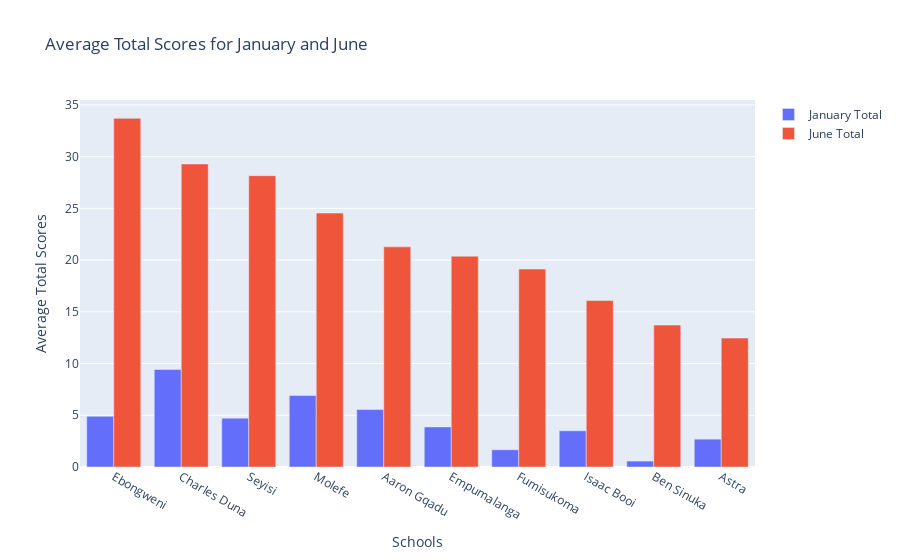

Here is the notebook cell this chart was saved with:
### Markdown cell above
# Grade R Results

### Code cell
import plotly.graph_objects as go

# Create a new DataFrame, with means and sorted by 'June - Total'
GradeR_on_grouped = GradeR_on.groupby('Schools')[['Jan - Total', 'June - Total']].mean()
GradeR_on_sorted = GradeR_on_grouped.sort_values('June - Total', ascending=False).reset_index()

# Create bar traces for January and June
trace1 = go.Bar(
    x=GradeR_on_sorted['Schools'], 
    y=GradeR_on_sorted['Jan - Total'],
    name='January Total'
)

trace2 = go.Bar(
    x=GradeR_on_sorted['Schools'], 
    y=GradeR_on_sorted['June - Total'],
    name='June Total'
)

# Combine the traces
data = [trace1, trace2]

# Create a layout with title and axis labels
layout = go.Layout(
    title='Average Total Scores for January and June',
    barmode='group', # bars for the same x location will be placed beside each other
    xaxis=dict(title='Schools'),
    yaxis=dict(title='Average Total Scores')
)

# Create a Figure and plot it
fig = go.Figure(data=data, layout=layout)
fig.show()

### Figure 1 — Plotly figure (JSON) as saved in the notebook; plotly's stock layout.template omitted (floating-point values rounded to 4 significant figures)
{"data": [{"name": "January Total", "type": "bar", "x": ["Ebongweni", "Charles Duna", "Seyisi", "Molefe", "Aaron Gqadu", "Empumalanga", "Fumisukoma", "Isaac Booi", "Ben Sinuka", "Astra"], "y": [4.9, 9.429, 4.72, 6.909, 5.556, 3.875, 1.667, 3.5, 0.5714, 2.692]}, {"name": "June Total", "type": "bar", "x": ["Ebongweni", "Charles Duna", "Seyisi", "Molefe", "Aaron Gqadu", "Empumalanga", "Fumisukoma", "Isaac Booi", "Ben Sinuka", "Astra"], "y": [33.7, 29.29, 28.16, 24.55, 21.28, 20.38, 19.13, 16.09, 13.71, 12.46]}], "layout": {"barmode": "group", "title": {"text": "Average Total Scores for January and June"}, "xaxis": {"title": {"text": "Schools"}}, "yaxis": {"title": {"text": "Average Total Scores"}}}}
